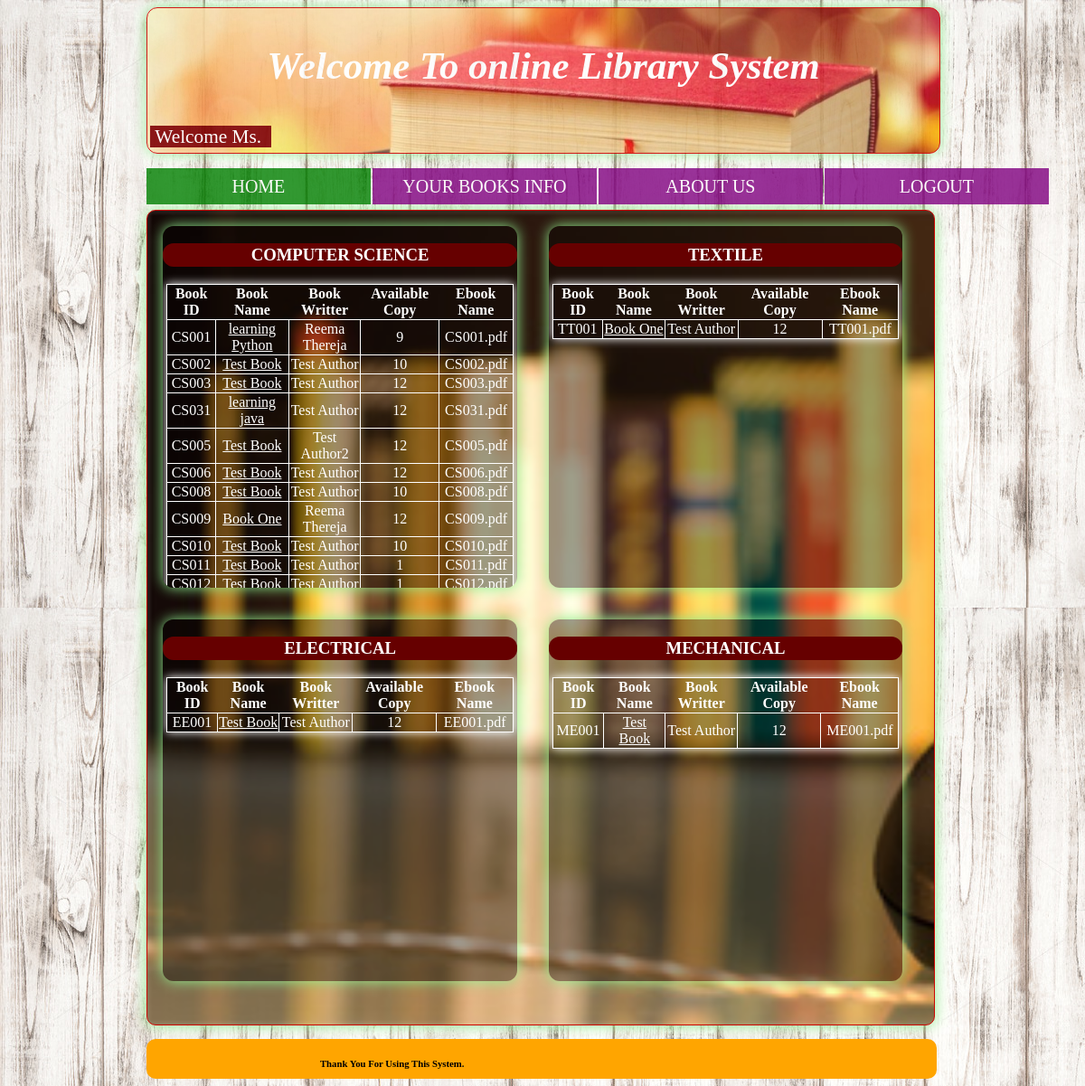
The app's page /sdb.php with its own data.
### tables this page shows
CREATE TABLE `book` (
  `b_id` varchar(255) NOT NULL,
  `booksname` varchar(50) NOT NULL,
  `authorname` varchar(50) NOT NULL,
  `copies` varchar(20) NOT NULL,
  `avl_cpy` int(100) NOT NULL,
  `dept` varchar(50) NOT NULL,
  `file_name` varchar(255) NOT NULL,
  `path` varchar(200) NOT NULL
);

### sdb.php (the view, shortened to what this page needs)
<?php include("conn.php");
$name=$_SESSION["sname"];
$gender=$_SESSION["sgender"];
$namecap=ucwords($name);
?>
<!DOCTYPE html>
<html>
<head><title>Student_DashBoard</title></head>
<body>
  <div class="box">
   <table  style =" font-size:16pt"  align="center" width="100%" height="100%">
      <tr>
        <td style="color:white"><h1 align="center"><marquee><i>Welcome To online Library System</i>  </marquee></h1></td>
      </tr>
      <tr>
        <td ><mark style="color:white;background-color:maroon";> &nbsp;Welcome
            <?php if($gender=="m")
                {
                    echo "Mr. ";
                }
               else{
                echo "Ms. ";
               }
            ?><b><?php echo $namecap; ?> &nbsp;</b></mark></td>
      </tr>
    </table>
  </div>
  <div class="nav">
    <ul>
      <li><a style="background-color: green" href="sdb.php">HOME</a></li>
      <li><a href="sbooks.php">YOUR BOOKS INFO</a></li>
      <li><a href="aboutus.php">ABOUT US</a></li>
      <li><a href="index.php">LOGOUT</a></li>
    </ul>
<br><br>
</div>
  <div class="boxtwo" style="border-radius: 10px; width:73.5%; height:900px; margin-left:13%;margin-top:10px;background-color:white">
    <div class="box-cnt">
      <h3 class="box-cnt-h">COMPUTER SCIENCE</h3>
         <table class="box-table">
                <tr>
                    <th>Book ID</th>
                    <th>Book Name</th>
                    <th>Book Writter</th>
                    <th>Available Copy</th>
                    <th>Ebook Name</th>
                </tr>
            <?php  $data=mysqli_query($conn,"SELECT * FROM `book`");
	              while($row = mysqli_fetch_array($data))
	               {
                      if($row["dept"]=="cse"){
                        echo "<tr>";
                          $bookid_cse=$row["b_id"];
                          $lg1="<a href='view_book.php?id=$bookid_cse'>";
                        echo "<td>" ;echo $row["b_id"]; echo "</td>";
                        echo "<td>";echo "$lg1"; echo $row["booksname"]; echo "</a>"; echo "</td>";
                        echo "<td>"; echo $row["authorname"]; echo "</td>";
                        echo "<td>"; echo $row["avl_cpy"]; echo "</td>";
                        echo "<td>"; echo $row["file_name"]; echo "</td>";
                        echo "</tr>";
                      }
                    }
	            ?>
                </table>
    </div>
    <div class="box-cnt">
      <h3 class="box-cnt-h">TEXTILE</h3>
        <table class="box-table">
                <tr>
                    <th>Book ID</th>
                    <th>Book Name</th>
                    <th>Book Writter</th>
                    <th>Available Copy</th>
                    <th>Ebook Name</th>
                </tr>
            <?php  $data=mysqli_query($conn,"SELECT * FROM `book`");
	              while($row = mysqli_fetch_array($data))
	               {
                      if($row["dept"]=="tt"){
                        echo "<tr>";
                          $bookid_tt=$row["b_id"];
                          $lg2="<a href='view_book.php?id=$bookid_tt'>";
                        echo "<td>" ;echo $row["b_id"]; echo "</td>";
                        echo "<td>";echo "$lg2"; echo $row["booksname"]; echo "</a>"; echo "</td>";
                        echo "<td>"; echo $row["authorname"]; echo "</td>";
                        echo "<td>"; echo $row["avl_cpy"]; echo "</td>";
                        echo "<td>"; echo $row["file_name"]; echo "</td>";
                        echo "</tr>";
                      }
                    }
	            ?>
                </table>
    </div>
      <br/clear="all">
    <div class="box-cnt">
      <h3 class="box-cnt-h">ELECTRICAL</h3>
        <table class="box-table">
                <tr>
                    <th>Book ID</th>
                    <th>Book Name</th>
                    <th>Book Writter</th>
                    <th>Available Copy</th>
                    <th>Ebook Name</th>
                </tr>
            <?php  $data=mysqli_query($conn,"SELECT * FROM `book`");
	              while($row = mysqli_fetch_array($data))
	               {
                      if($row["dept"]=="ee"){
                        echo "<tr>";
                          $bookid_ee=$row["b_id"];
                          $lg3="<a href='view_book.php?id=$bookid_ee'>";
                        echo "<td>" ;echo $row["b_id"]; echo "</td>";
                        echo "<td>";echo "$lg3"; echo $row["booksname"]; echo "</a>"; echo "</td>";
                        echo "<td>"; echo $row["authorname"]; echo "</td>";
                        echo "<td>"; echo $row["avl_cpy"]; echo "</td>";
                        echo "<td>"; echo $row["file_name"]; echo "</td>";
                        echo "</tr>";
                      }
                    }
	            ?>
                </table>
    </div>
    <div class="box-cnt">
      <h3 class="box-cnt-h">MECHANICAL</h3>
        <table class="box-table">
                <tr>
                    <th>Book ID</th>
                    <th>Book Name</th>
                    <th>Book Writter</th>
                    <th>Available Copy</th>
                    <th>Ebook Name</th>
                </tr>
            <?php  $data=mysqli_query($conn,"SELECT * FROM `book`");
	              while($row = mysqli_fetch_array($data))
	               {
                      if($row["dept"]=="me"){
                        echo "<tr>";
                          $bookid_me=$row["b_id"];
                          $lg4="<a href='view_book.php?id=$bookid_me'>";
                        echo "<td>" ;echo $row["b_id"]; echo "</td>";
                        echo "<td>";echo "$lg4"; echo $row["booksname"]; echo "</a>"; echo "</td>";
                        echo "<td>"; echo $row["authorname"]; echo "</td>";
                        echo "<td>"; echo $row["avl_cpy"]; echo "</td>";
                        echo "<td>"; echo $row["file_name"]; echo "</td>";
                        echo "</tr>";
                      }
                    }
	            ?>
                </table>
    </div>
  </div>
      <div class="boxthree" style="background-color:orange; border:solid 2px orange;border-radius: 10px; width:73.5%; height:40px; margin-left:13%; margin-top:15px" >
        <marquee behavior="alternate" direction="right" loop="1" style="margin-right:38%" align="center"><h6 style="line-height:1px;">Thank You For Using This System.</h6></marquee>
      </div>
</body>
<html>

### sdb.php (style rules this page uses)
body { background: url("2.jpg"); }
.box { width:74%; height:160px; background-image: url("lib.jpeg"); background-size: cover; margin-left: 13%; opacity: .9; box-shadow:0px 0px 15px lightgreen; border-radius:12px; border:solid 1px #CF0403; }
.boxtwo { background-image: url("lg3.jpg"); background-size: cover; box-shadow:0px 0px 15px lightgreen; border:solid 1px #CF0403; }
ul { padding: 0 ; list-style: none; }
ul li { float: left; width: 248px; height: 40px; background-color: purple; opacity: .8; line-height: 40px; text-align: center; font-size: 20px; margin-right: 2px; }
ul li a { text-decoration: none; color: white; display: block; }
.nav { padding-left:13%; }
.box-cnt { box-shadow: 0px 0px 15px lightgreen; background:rgba(0,0,0,0.38); float:left; border-radius:12px; overflow: auto; height:400px; width:45%; margin: 2% 2%; float: left; }
.box-cnt-h { color:white; text-align: center; padding-top:2px; padding-bottom: 2px; background:#660000; border-radius:12px; }
.box-table { color: white; text-align: center; border-collapse: collapse; margin:1%; box-shadow: 0px 0px 10px white; height: auto; }
.box-table td,tr { border: 1px solid white; }
a { color: white; }

### records on screen
book: b_id "CS001", booksname "learning Python", authorname "Reema Thereja", avl_cpy "9", file_name "CS001.pdf"
book: b_id "CS002", booksname "Test Book", authorname "Test Author", avl_cpy "10", file_name "CS002.pdf"
book: b_id "CS003", booksname "Test Book", authorname "Test Author", avl_cpy "12", file_name "CS003.pdf"
book: b_id "CS031", booksname "learning java", authorname "Test Author", avl_cpy "12", file_name "CS031.pdf"
book: b_id "CS005", booksname "Test Book", authorname "Test Author2", avl_cpy "12", file_name "CS005.pdf"
book: b_id "CS006", booksname "Test Book", authorname "Test Author", avl_cpy "12", file_name "CS006.pdf"
book: b_id "CS008", booksname "Test Book", authorname "Test Author", avl_cpy "10", file_name "CS008.pdf"
book: b_id "CS009", booksname "Book One", authorname "Reema Thereja", avl_cpy "12", file_name "CS009.pdf"
book: b_id "CS010", booksname "Test Book", authorname "Test Author", avl_cpy "10", file_name "CS010.pdf"
book: b_id "CS011", booksname "Test Book", authorname "Test Author", avl_cpy "1", file_name "CS011.pdf"
book: b_id "CS012", booksname "Test Book", authorname "Test Author", avl_cpy "1", file_name "CS012.pdf"
book: b_id "TT001", booksname "Book One", authorname "Test Author", avl_cpy "12", file_name "TT001.pdf"
book: b_id "EE001", booksname "Test Book", authorname "Test Author", avl_cpy "12", file_name "EE001.pdf"
book: b_id "ME001", booksname "Test Book", authorname "Test Author", avl_cpy "12", file_name "ME001.pdf"
